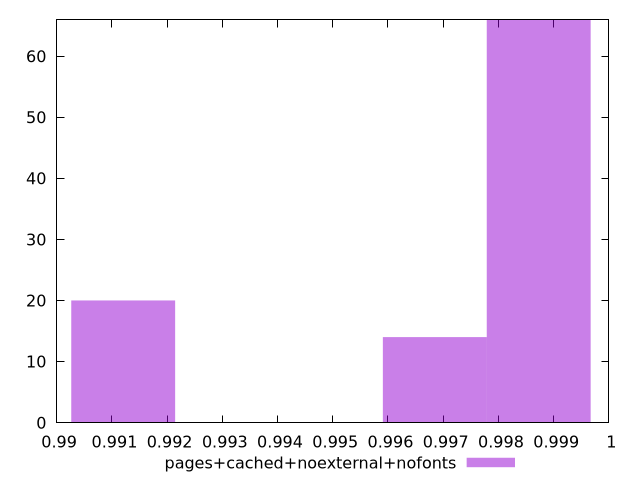

This chart was generated by the following gnuplot code:
$_pagesCachedNoexternalNofonts <<EOF
0.9987290934487523 66
0.9968482476983779 14
0.991205710447255 20
EOF
set key outside below
set terminal pngcairo
set output "report_00006_2020-11-02T20-21-41.718Z/speed-index/pages+cached+noexternal+nofonts//hist.png"
set yrange [0:66]
set boxwidth 0.001880845750374298
set style fill transparent solid 0.5 noborder
plot $_pagesCachedNoexternalNofonts title "pages+cached+noexternal+nofonts" with boxes ,
